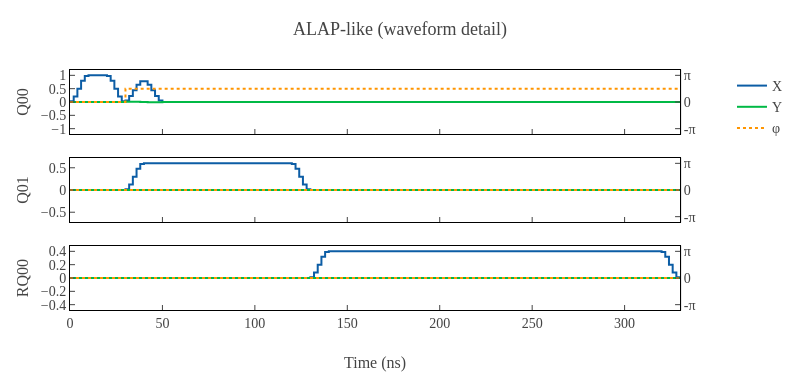

Notebook code for this chart:
### Markdown cell above
## Waveform detail via Qubex

For the actual waveform envelopes (X/Y components and frame phase per
channel), call Qubex's own plot on the schedule — no provider API needed:

### Code cell
schedule_a.plot(title="ALAP-like (waveform detail)")

### Figure 1 — Plotly figure (JSON) as saved in the notebook; plotly's stock layout.template omitted (floating-point values rounded to 4 significant figures; data arrays with more than 128 entries replaced by an {"elided": "..."} marker saying what was removed)
{"data": [{"line": {"color": "#0C5DA5", "shape": "hv"}, "mode": "lines", "name": "X", "showlegend": true, "type": "scatter", "x": {"elided": "166 int values"}, "xaxis": "x", "y": {"elided": "166 float values"}, "yaxis": "y"}, {"line": {"color": "#00B945", "shape": "hv"}, "mode": "lines", "name": "Y", "showlegend": true, "type": "scatter", "x": {"elided": "166 int values"}, "xaxis": "x", "y": {"elided": "166 float values"}, "yaxis": "y"}, {"line": {"color": "#FF9500", "dash": "dot", "shape": "hv"}, "mode": "lines", "name": "φ", "showlegend": true, "type": "scatter", "x": {"elided": "166 int values"}, "xaxis": "x", "y": {"elided": "166 float values"}, "yaxis": "y2"}, {"line": {"color": "#0C5DA5", "shape": "hv"}, "mode": "lines", "name": "X", "showlegend": false, "type": "scatter", "x": {"elided": "166 int values"}, "xaxis": "x2", "y": {"elided": "166 float values"}, "yaxis": "y3"}, {"line": {"color": "#00B945", "shape": "hv"}, "mode": "lines", "name": "Y", "showlegend": false, "type": "scatter", "x": {"elided": "166 int values"}, "xaxis": "x2", "y": {"elided": "166 int values"}, "yaxis": "y3"}, {"line": {"color": "#FF9500", "dash": "dot", "shape": "hv"}, "mode": "lines", "name": "φ", "showlegend": false, "type": "scatter", "x": {"elided": "166 int values"}, "xaxis": "x2", "y": {"elided": "166 int values"}, "yaxis": "y4"}, {"line": {"color": "#0C5DA5", "shape": "hv"}, "mode": "lines", "name": "X", "showlegend": false, "type": "scatter", "x": {"elided": "166 int values"}, "xaxis": "x3", "y": {"elided": "166 float values"}, "yaxis": "y5"}, {"line": {"color": "#00B945", "shape": "hv"}, "mode": "lines", "name": "Y", "showlegend": false, "type": "scatter", "x": {"elided": "166 int values"}, "xaxis": "x3", "y": {"elided": "166 int values"}, "yaxis": "y5"}, {"line": {"color": "#FF9500", "dash": "dot", "shape": "hv"}, "mode": "lines", "name": "φ", "showlegend": false, "type": "scatter", "x": {"elided": "166 int values"}, "xaxis": "x3", "y": {"elided": "166 int values"}, "yaxis": "y6"}], "layout": {"height": 380, "title": {"text": "ALAP-like (waveform detail)"}, "width": 800, "xaxis": {"anchor": "y", "domain": [0, 0.94], "matches": "x3", "showticklabels": false}, "xaxis2": {"anchor": "y3", "domain": [0, 0.94], "matches": "x3", "showticklabels": false}, "xaxis3": {"anchor": "y5", "domain": [0, 0.94], "title": {"text": "Time (ns)"}}, "yaxis": {"anchor": "x", "domain": [0.7333, 1], "range": [-1.2, 1.2], "title": {"text": "Q00"}}, "yaxis2": {"anchor": "x", "overlaying": "y", "range": [-3.77, 3.77], "side": "right", "ticktext": ["-π", "0", "π"], "tickvals": [-3.142, 0, 3.142]}, "yaxis3": {"anchor": "x2", "domain": [0.3667, 0.6333], "range": [-0.72, 0.72], "title": {"text": "Q01"}}, "yaxis4": {"anchor": "x2", "overlaying": "y3", "range": [-3.77, 3.77], "side": "right", "ticktext": ["-π", "0", "π"], "tickvals": [-3.142, 0, 3.142]}, "yaxis5": {"anchor": "x3", "domain": [0, 0.2667], "range": [-0.48, 0.48], "title": {"text": "RQ00"}}, "yaxis6": {"anchor": "x3", "overlaying": "y5", "range": [-3.77, 3.77], "side": "right", "ticktext": ["-π", "0", "π"], "tickvals": [-3.142, 0, 3.142]}}}
